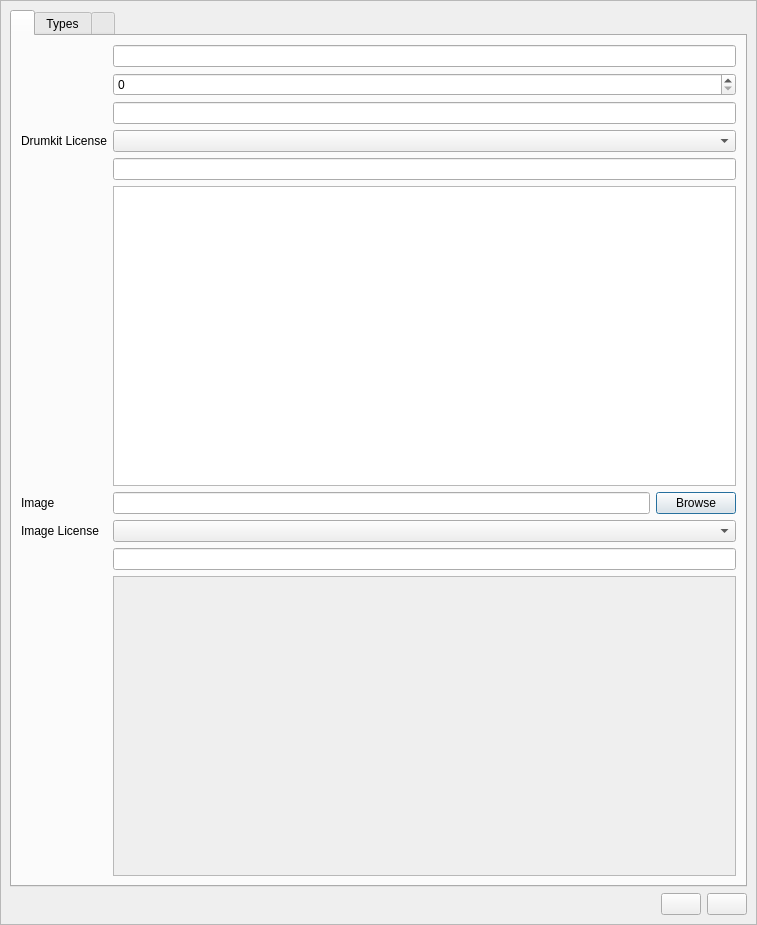
<?xml version="1.0" encoding="UTF-8"?>
<ui version="4.0">
 <class>DrumkitPropertiesDialog_UI</class>
 <widget class="QDialog" name="DrumkitPropertiesDialog_UI">
  <property name="geometry">
   <rect>
    <x>0</x>
    <y>0</y>
    <width>757</width>
    <height>925</height>
   </rect>
  </property>
  <property name="sizePolicy">
   <sizepolicy hsizetype="Expanding" vsizetype="Minimum">
    <horstretch>0</horstretch>
    <verstretch>0</verstretch>
   </sizepolicy>
  </property>
  <property name="sizeGripEnabled">
   <bool>false</bool>
  </property>
  <layout class="QVBoxLayout" name="overallLayout">
   <property name="spacing">
    <number>0</number>
   </property>
   <property name="leftMargin">
    <number>0</number>
   </property>
   <property name="topMargin">
    <number>0</number>
   </property>
   <property name="rightMargin">
    <number>0</number>
   </property>
   <property name="bottomMargin">
    <number>0</number>
   </property>
   <item>
    <widget class="QScrollArea" name="scrollArea">
     <property name="widgetResizable">
      <bool>true</bool>
     </property>
     <widget class="QWidget" name="scrollAreaContent">
      <property name="geometry">
       <rect>
        <x>0</x>
        <y>0</y>
        <width>755</width>
        <height>923</height>
       </rect>
      </property>
      <property name="minimumSize">
       <size>
        <width>752</width>
        <height>919</height>
       </size>
      </property>
      <layout class="QVBoxLayout" name="verticalLayout">
       <property name="sizeConstraint">
        <enum>QLayout::SetDefaultConstraint</enum>
       </property>
       <item>
        <widget class="QTabWidget" name="tabWidget">
         <property name="sizePolicy">
          <sizepolicy hsizetype="Expanding" vsizetype="Expanding">
           <horstretch>0</horstretch>
           <verstretch>0</verstretch>
          </sizepolicy>
         </property>
         <property name="minimumSize">
          <size>
           <width>0</width>
           <height>0</height>
          </size>
         </property>
         <property name="currentIndex">
          <number>0</number>
         </property>
         <widget class="QWidget" name="tabGeneral">
          <property name="sizePolicy">
           <sizepolicy hsizetype="Expanding" vsizetype="Expanding">
            <horstretch>0</horstretch>
            <verstretch>0</verstretch>
           </sizepolicy>
          </property>
          <layout class="QGridLayout" name="gridLayout" columnstretch="0,1">
           <item row="0" column="0">
            <widget class="QLabel" name="nameLabel">
             <property name="sizePolicy">
              <sizepolicy hsizetype="Expanding" vsizetype="Fixed">
               <horstretch>0</horstretch>
               <verstretch>0</verstretch>
              </sizepolicy>
             </property>
            </widget>
           </item>
           <item row="0" column="1">
            <widget class="LCDDisplay" name="nameTxt">
             <property name="sizePolicy">
              <sizepolicy hsizetype="Expanding" vsizetype="Fixed">
               <horstretch>0</horstretch>
               <verstretch>0</verstretch>
              </sizepolicy>
             </property>
            </widget>
           </item>
           <item row="1" column="0">
            <widget class="QLabel" name="versionLabel">
             <property name="text">
              <string/>
             </property>
            </widget>
           </item>
           <item row="1" column="1">
            <widget class="LCDSpinBox" name="versionSpinBox"/>
           </item>
           <item row="2" column="0">
            <widget class="QLabel" name="authorLabel">
             <property name="sizePolicy">
              <sizepolicy hsizetype="Expanding" vsizetype="Preferred">
               <horstretch>0</horstretch>
               <verstretch>0</verstretch>
              </sizepolicy>
             </property>
            </widget>
           </item>
           <item row="2" column="1">
            <widget class="LCDDisplay" name="authorTxt">
             <property name="sizePolicy">
              <sizepolicy hsizetype="Expanding" vsizetype="Fixed">
               <horstretch>0</horstretch>
               <verstretch>0</verstretch>
              </sizepolicy>
             </property>
            </widget>
           </item>
           <item row="3" column="0">
            <widget class="QLabel" name="licenseLbl">
             <property name="sizePolicy">
              <sizepolicy hsizetype="Preferred" vsizetype="Minimum">
               <horstretch>0</horstretch>
               <verstretch>0</verstretch>
              </sizepolicy>
             </property>
             <property name="text">
              <string>Drumkit License</string>
             </property>
             <property name="alignment">
              <set>Qt::AlignLeading|Qt::AlignLeft|Qt::AlignVCenter</set>
             </property>
             <property name="wordWrap">
              <bool>true</bool>
             </property>
            </widget>
           </item>
           <item row="3" column="1">
            <widget class="LCDCombo" name="licenseComboBox">
             <property name="sizePolicy">
              <sizepolicy hsizetype="Expanding" vsizetype="Fixed">
               <horstretch>0</horstretch>
               <verstretch>0</verstretch>
              </sizepolicy>
             </property>
            </widget>
           </item>
           <item row="4" column="0">
            <widget class="QLabel" name="licenseStringLbl">
             <property name="text">
              <string/>
             </property>
            </widget>
           </item>
           <item row="4" column="1">
            <widget class="LCDDisplay" name="licenseStringTxt">
             <property name="sizePolicy">
              <sizepolicy hsizetype="Expanding" vsizetype="Fixed">
               <horstretch>0</horstretch>
               <verstretch>0</verstretch>
              </sizepolicy>
             </property>
             <property name="text">
              <string/>
             </property>
            </widget>
           </item>
           <item row="5" column="0">
            <widget class="QLabel" name="notesLabel">
             <property name="alignment">
              <set>Qt::AlignLeading|Qt::AlignLeft|Qt::AlignVCenter</set>
             </property>
            </widget>
           </item>
           <item row="5" column="1">
            <widget class="LCDTextEdit" name="infoTxt">
             <property name="sizePolicy">
              <sizepolicy hsizetype="Expanding" vsizetype="MinimumExpanding">
               <horstretch>0</horstretch>
               <verstretch>0</verstretch>
              </sizepolicy>
             </property>
             <property name="minimumSize">
              <size>
               <width>0</width>
               <height>46</height>
              </size>
             </property>
             <property name="styleSheet">
              <string notr="true"/>
             </property>
             <property name="acceptRichText">
              <bool>false</bool>
             </property>
            </widget>
           </item>
           <item row="6" column="0">
            <widget class="QLabel" name="label_5">
             <property name="sizePolicy">
              <sizepolicy hsizetype="Preferred" vsizetype="Minimum">
               <horstretch>0</horstretch>
               <verstretch>0</verstretch>
              </sizepolicy>
             </property>
             <property name="text">
              <string>Image</string>
             </property>
            </widget>
           </item>
           <item row="6" column="1">
            <layout class="QHBoxLayout" name="horizontalLayout_3">
             <item>
              <widget class="LCDDisplay" name="imageText">
               <property name="sizePolicy">
                <sizepolicy hsizetype="Expanding" vsizetype="Fixed">
                 <horstretch>0</horstretch>
                 <verstretch>0</verstretch>
                </sizepolicy>
               </property>
               <property name="minimumSize">
                <size>
                 <width>370</width>
                 <height>21</height>
                </size>
               </property>
               <property name="text">
                <string/>
               </property>
              </widget>
             </item>
             <item>
              <widget class="Button" name="imageBrowsePushButton">
               <property name="sizePolicy">
                <sizepolicy hsizetype="Fixed" vsizetype="Fixed">
                 <horstretch>0</horstretch>
                 <verstretch>0</verstretch>
                </sizepolicy>
               </property>
               <property name="text">
                <string>Browse</string>
               </property>
              </widget>
             </item>
            </layout>
           </item>
           <item row="7" column="0">
            <widget class="QLabel" name="imageLicenseLbl">
             <property name="sizePolicy">
              <sizepolicy hsizetype="Expanding" vsizetype="Minimum">
               <horstretch>0</horstretch>
               <verstretch>0</verstretch>
              </sizepolicy>
             </property>
             <property name="text">
              <string>Image License</string>
             </property>
             <property name="wordWrap">
              <bool>true</bool>
             </property>
            </widget>
           </item>
           <item row="7" column="1">
            <widget class="LCDCombo" name="imageLicenseComboBox">
             <property name="sizePolicy">
              <sizepolicy hsizetype="Expanding" vsizetype="Fixed">
               <horstretch>0</horstretch>
               <verstretch>0</verstretch>
              </sizepolicy>
             </property>
            </widget>
           </item>
           <item row="8" column="0">
            <widget class="QLabel" name="imageLicenseStringLbl">
             <property name="text">
              <string/>
             </property>
            </widget>
           </item>
           <item row="8" column="1">
            <widget class="LCDDisplay" name="imageLicenseStringTxt">
             <property name="sizePolicy">
              <sizepolicy hsizetype="Expanding" vsizetype="Fixed">
               <horstretch>0</horstretch>
               <verstretch>0</verstretch>
              </sizepolicy>
             </property>
            </widget>
           </item>
           <item row="9" column="1">
            <widget class="QLabel" name="drumkitImageLabel">
             <property name="sizePolicy">
              <sizepolicy hsizetype="Expanding" vsizetype="Expanding">
               <horstretch>0</horstretch>
               <verstretch>0</verstretch>
              </sizepolicy>
             </property>
             <property name="minimumSize">
              <size>
               <width>0</width>
               <height>75</height>
              </size>
             </property>
             <property name="maximumSize">
              <size>
               <width>16777215</width>
               <height>320</height>
              </size>
             </property>
             <property name="palette">
              <palette>
               <active>
                <colorrole role="WindowText">
                 <brush brushstyle="SolidPattern">
                  <color alpha="0">
                   <red>34</red>
                   <green>31</green>
                   <blue>30</blue>
                  </color>
                 </brush>
                </colorrole>
               </active>
               <inactive>
                <colorrole role="WindowText">
                 <brush brushstyle="SolidPattern">
                  <color alpha="0">
                   <red>34</red>
                   <green>31</green>
                   <blue>30</blue>
                  </color>
                 </brush>
                </colorrole>
               </inactive>
               <disabled>
                <colorrole role="WindowText">
                 <brush brushstyle="SolidPattern">
                  <color alpha="255">
                   <red>144</red>
                   <green>141</green>
                   <blue>139</blue>
                  </color>
                 </brush>
                </colorrole>
               </disabled>
              </palette>
             </property>
             <property name="autoFillBackground">
              <bool>true</bool>
             </property>
             <property name="frameShape">
              <enum>QFrame::StyledPanel</enum>
             </property>
             <property name="text">
              <string/>
             </property>
             <property name="scaledContents">
              <bool>false</bool>
             </property>
             <property name="alignment">
              <set>Qt::AlignCenter</set>
             </property>
            </widget>
           </item>
          </layout>
         </widget>
         <widget class="QWidget" name="tabTypes">
          <property name="sizePolicy">
           <sizepolicy hsizetype="Expanding" vsizetype="Expanding">
            <horstretch>0</horstretch>
            <verstretch>0</verstretch>
           </sizepolicy>
          </property>
          <attribute name="title">
           <string>Types</string>
          </attribute>
          <layout class="QVBoxLayout" name="tabTypesLayout">
           <property name="spacing">
            <number>0</number>
           </property>
           <property name="leftMargin">
            <number>0</number>
           </property>
           <property name="topMargin">
            <number>0</number>
           </property>
           <property name="rightMargin">
            <number>0</number>
           </property>
           <property name="bottomMargin">
            <number>0</number>
           </property>
           <item>
            <widget class="TypesTable" name="typesTable">
             <property name="sizePolicy">
              <sizepolicy hsizetype="Expanding" vsizetype="Expanding">
               <horstretch>0</horstretch>
               <verstretch>0</verstretch>
              </sizepolicy>
             </property>
            </widget>
           </item>
          </layout>
         </widget>
         <widget class="QWidget" name="tabLicenses">
          <layout class="QHBoxLayout" name="horizontalLayout_2">
           <property name="spacing">
            <number>0</number>
           </property>
           <property name="leftMargin">
            <number>0</number>
           </property>
           <property name="topMargin">
            <number>0</number>
           </property>
           <property name="rightMargin">
            <number>0</number>
           </property>
           <property name="bottomMargin">
            <number>0</number>
           </property>
           <item>
            <widget class="QTableWidget" name="licensesTable"/>
           </item>
          </layout>
         </widget>
        </widget>
       </item>
       <item>
        <layout class="QHBoxLayout">
         <item>
          <spacer name="horizontalSpacer">
           <property name="orientation">
            <enum>Qt::Horizontal</enum>
           </property>
           <property name="sizeHint" stdset="0">
            <size>
             <width>40</width>
             <height>20</height>
            </size>
           </property>
          </spacer>
         </item>
         <item>
          <widget class="Button" name="saveBtn"/>
         </item>
         <item>
          <widget class="Button" name="m_cancelBtn"/>
         </item>
        </layout>
       </item>
      </layout>
     </widget>
    </widget>
   </item>
  </layout>
 </widget>
 <customwidgets>
  <customwidget>
   <class>Button</class>
   <extends>QPushButton</extends>
   <header location="global">../src/Widgets/Button.h</header>
   <container>1</container>
  </customwidget>
  <customwidget>
   <class>LCDCombo</class>
   <extends>QComboBox</extends>
   <header location="global">../src/Widgets/LCDCombo.h</header>
   <container>1</container>
  </customwidget>
  <customwidget>
   <class>LCDDisplay</class>
   <extends>QLineEdit</extends>
   <header location="global">../src/Widgets/LCDDisplay.h</header>
   <container>1</container>
  </customwidget>
  <customwidget>
   <class>LCDSpinBox</class>
   <extends>QSpinBox</extends>
   <header location="global">../src/Widgets/LCDSpinBox.h</header>
   <container>1</container>
  </customwidget>
  <customwidget>
   <class>LCDTextEdit</class>
   <extends>QTextEdit</extends>
   <header location="global">../src/Widgets/LCDTextEdit.h</header>
   <container>1</container>
  </customwidget>
  <customwidget>
   <class>TypesTable</class>
   <extends>QTableWidget</extends>
   <header location="global">../src/Rack/SoundLibrary/TypesTable.h</header>
   <container>1</container>
  </customwidget>
 </customwidgets>
 <tabstops>
  <tabstop>saveBtn</tabstop>
  <tabstop>m_cancelBtn</tabstop>
 </tabstops>
 <resources/>
 <connections>
  <connection>
   <sender>m_cancelBtn</sender>
   <signal>clicked()</signal>
   <receiver>DrumkitPropertiesDialog_UI</receiver>
   <slot>reject()</slot>
   <hints>
    <hint type="sourcelabel">
     <x>121</x>
     <y>220</y>
    </hint>
    <hint type="destinationlabel">
     <x>51</x>
     <y>196</y>
    </hint>
   </hints>
  </connection>
 </connections>
</ui>
